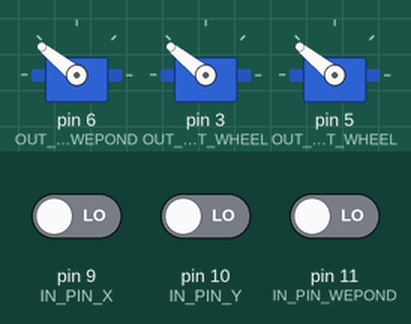
Simulated run of this sketch. Board: Arduino Uno, built with avr-gcc and run on an emulated ATmega328P. On the bench: 3 × servo. Inputs (shaded band) come from the test bench; at power-on: pin 9 (IN_PIN_X) LOW, pin 10 (IN_PIN_Y) LOW, pin 11 (IN_PIN_WEPOND) LOW.

Above: at 0.1 s.
At 3.1 s:
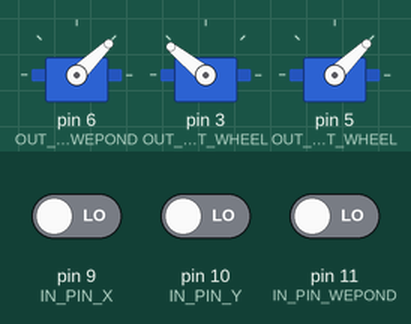
Timing chart, 0 to 4.6 s (numbered marks = the images above):
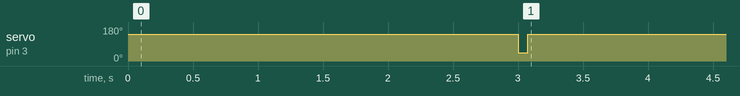

The sketch:

CheesyByte2025.ino
```cpp
#include <Servo.h>

const int IN_PIN_WEPOND   = 11;
const int IN_PIN_X  = 9;
const int IN_PIN_Y  = 10;

const int OUT_PIN_WEPOND = 6;
const int OUT_PIN_RIGHT_WHEEL = 3;
const int OUT_PIN_LEFT_WHEEL  = 5;

const int MAX_SPEED = 100;
const double RIGHT_ADAPTATION = 1;
const double LEFT_ADAPTATION = 0.5;


struct Arcade{
  double azi;
  double lat;
};

struct Tank{
  double right;
  double left;

  void update(Arcade inputs){
    if (inputs.azi == 0 && inputs.lat == 0){
      right = 1000;
      left = 1000;
      return;
    }
    right = inputs.lat - inputs.azi;
    left = inputs.lat + inputs.azi;
    double high = max(right, left);
    if(high > 1){
      right = right / high;
      left = left / high;
    }

    right *= RIGHT_ADAPTATION;
    left *= LEFT_ADAPTATION;

    right = right * MAX_SPEED * 10 + 1000;
    left = left * MAX_SPEED * 10  + 1000;
    right = max(1000, min(1000 + MAX_SPEED * 10, right));
    left = max(1000, min(1000 + MAX_SPEED * 10, left));
  }
};

Servo motorWepond;
Servo motorRight;
Servo motorLeft;
Tank tank;
Arcade arcade;

void setup() {
  pinMode(IN_PIN_WEPOND, INPUT);
  pinMode(IN_PIN_X, INPUT);
  pinMode(IN_PIN_Y, INPUT);

  motorWepond.attach(OUT_PIN_WEPOND);
  motorRight.attach(OUT_PIN_RIGHT_WHEEL);
  motorLeft.attach(OUT_PIN_LEFT_WHEEL);

  motorWepond.writeMicroseconds(2000);
  motorRight.writeMicroseconds(2000);
  motorLeft.writeMicroseconds(2000);
  delay(3000);
  motorWepond.writeMicroseconds(1000);
  motorRight.writeMicroseconds(1000);
  motorLeft.writeMicroseconds(1000);

  Serial.begin(9600);

  // motorRight.writeMicroseconds(2000);
  // motorLeft.writeMicroseconds(2000);
  // delay(4000);
  // //   motorRight.writeMicroseconds(1000);
  // motorLeft.writeMicroseconds(1000);
  // delay(4000);

}

void loop() {
  int inDrive_x = pulseIn(IN_PIN_X, HIGH, 25000);
  int inDrive_y = pulseIn(IN_PIN_Y, HIGH, 25000);

  arcade.azi = max(-1, min(1, (inDrive_x / 500.0) - 3));
  arcade.lat = max(0, min(1, (inDrive_y / 500.0) - 3));

  if(inDrive_x == 1000.0 || inDrive_y == 1000.0){
    arcade.azi = 0;
    arcade.lat = 0;
  }

  tank.update(arcade);


  int inWepond = roundTo25(pulseIn(IN_PIN_WEPOND, HIGH, 25000));
  int outWepond = max(1000, min(2000, inWepond));
  if(inWepond == 1075 || inWepond == 1050){
    outWepond = 1000;
  }


  motorWepond.writeMicroseconds(outWepond);
  motorRight.writeMicroseconds(tank.right);
  motorLeft.writeMicroseconds(tank.left);

  // Serial.print(inWepond);
  // Serial.print(", ");
  // Serial.print(inDrive_x);
  // Serial.print(", ");
  // Serial.println(inDrive_y);

  // Serial.print(outWepond);
  // Serial.print(", ");
  // Serial.print(tank.right);
  // Serial.print(", ");
  // Serial.println(tank.left);

  // Serial.print(arcade.azi);
  // Serial.print(", ");
  // Serial.println(arcade.lat);

  // Serial.println();
  // Serial.println();
  // Serial.println();


  delay(25);
}

int roundTo25(int n) {
    return (n >= 0) ? ((n + 12) / 25) * 25 : ((n - 12) / 25) * 25;
}
```

Measured:
- by itself, servo on pin 3 (OUT_PIN_RIGHT_WHEEL): 141° → 44° at 3.0 s, → 141° 0.08 s later
